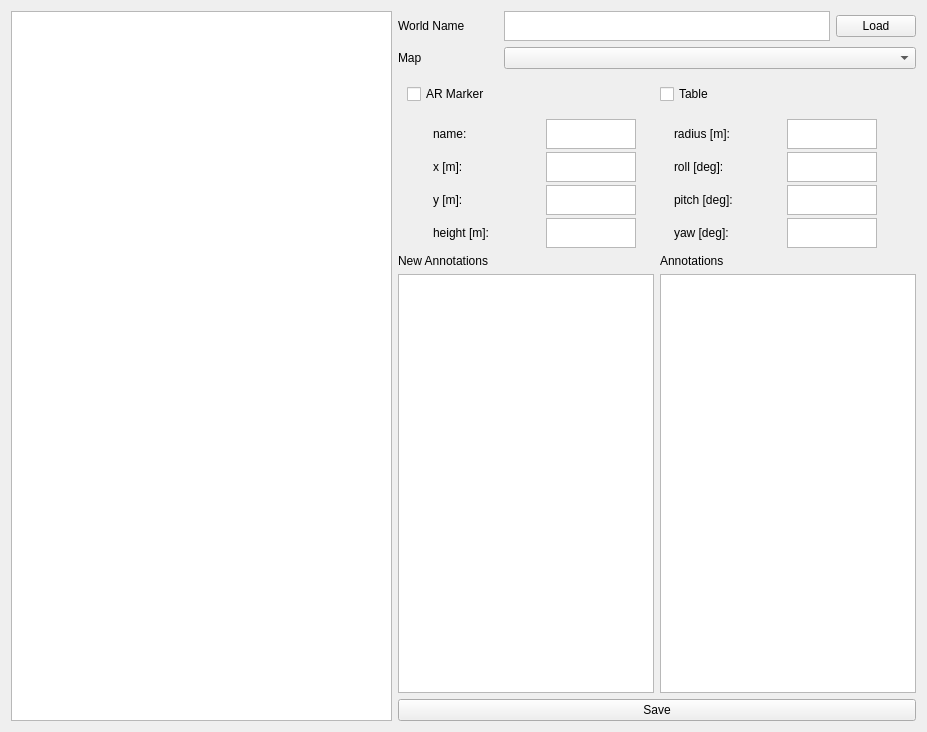
<?xml version="1.0" encoding="UTF-8"?>
<ui version="4.0">
 <class>MapAnnotationWidget</class>
 <widget class="QWidget" name="MapAnnotationWidget">
  <property name="geometry">
   <rect>
    <x>0</x>
    <y>0</y>
    <width>927</width>
    <height>732</height>
   </rect>
  </property>
  <property name="windowTitle">
   <string>Map Annotation</string>
  </property>
  <layout class="QHBoxLayout" name="horizontalLayout_2">
   <item>
    <layout class="QVBoxLayout" name="map_view_layout">
     <item>
      <widget class="QMapView" name="map_view"/>
     </item>
    </layout>
   </item>
   <item>
    <layout class="QVBoxLayout" name="editor_layout">
     <property name="margin">
      <number>0</number>
     </property>
     <item>
      <layout class="QGridLayout" name="world_loader_grid_layout">
       <item row="0" column="0">
        <widget class="QLabel" name="world_name_label">
         <property name="sizePolicy">
          <sizepolicy hsizetype="Minimum" vsizetype="Preferred">
           <horstretch>0</horstretch>
           <verstretch>0</verstretch>
          </sizepolicy>
         </property>
         <property name="minimumSize">
          <size>
           <width>100</width>
           <height>0</height>
          </size>
         </property>
         <property name="text">
          <string>World Name </string>
         </property>
         <property name="alignment">
          <set>Qt::AlignLeading|Qt::AlignLeft|Qt::AlignVCenter</set>
         </property>
        </widget>
       </item>
       <item row="0" column="1">
        <widget class="QTextEdit" name="world_name_text">
         <property name="sizePolicy">
          <sizepolicy hsizetype="Expanding" vsizetype="Preferred">
           <horstretch>0</horstretch>
           <verstretch>0</verstretch>
          </sizepolicy>
         </property>
         <property name="maximumSize">
          <size>
           <width>500000</width>
           <height>30</height>
          </size>
         </property>
        </widget>
       </item>
       <item row="0" column="2">
        <widget class="QPushButton" name="load_world_btn">
         <property name="text">
          <string>Load</string>
         </property>
        </widget>
       </item>
      </layout>
     </item>
     <item>
      <layout class="QHBoxLayout" name="map_select_layout">
       <item>
        <widget class="QLabel" name="map_name_label">
         <property name="sizePolicy">
          <sizepolicy hsizetype="Minimum" vsizetype="Preferred">
           <horstretch>0</horstretch>
           <verstretch>0</verstretch>
          </sizepolicy>
         </property>
         <property name="minimumSize">
          <size>
           <width>100</width>
           <height>0</height>
          </size>
         </property>
         <property name="text">
          <string>Map</string>
         </property>
         <property name="alignment">
          <set>Qt::AlignLeading|Qt::AlignLeft|Qt::AlignVCenter</set>
         </property>
        </widget>
       </item>
       <item>
        <widget class="QComboBox" name="map_select_combobox">
         <property name="sizePolicy">
          <sizepolicy hsizetype="Expanding" vsizetype="Fixed">
           <horstretch>0</horstretch>
           <verstretch>0</verstretch>
          </sizepolicy>
         </property>
        </widget>
       </item>
      </layout>
     </item>
     <item>
      <layout class="QGridLayout" name="annotation_select_layout">
       <property name="margin">
        <number>9</number>
       </property>
       <item row="0" column="0">
        <widget class="QCheckBox" name="ar_marker_cbox">
         <property name="text">
          <string>AR Marker</string>
         </property>
        </widget>
       </item>
       <item row="0" column="1">
        <widget class="QCheckBox" name="table_cbox">
         <property name="text">
          <string>Table</string>
         </property>
        </widget>
       </item>
      </layout>
     </item>
     <item>
      <layout class="QGridLayout" name="data_editor_layout">
       <property name="margin">
        <number>0</number>
       </property>
       <property name="spacing">
        <number>3</number>
       </property>
       <item row="0" column="2">
        <widget class="QLabel" name="radius_label">
         <property name="maximumSize">
          <size>
           <width>75</width>
           <height>25</height>
          </size>
         </property>
         <property name="text">
          <string>radius [m]:</string>
         </property>
        </widget>
       </item>
       <item row="3" column="0">
        <widget class="QLabel" name="height_label">
         <property name="maximumSize">
          <size>
           <width>75</width>
           <height>25</height>
          </size>
         </property>
         <property name="text">
          <string>height [m]:</string>
         </property>
        </widget>
       </item>
       <item row="3" column="1">
        <widget class="QTextEdit" name="height_txt">
         <property name="minimumSize">
          <size>
           <width>90</width>
           <height>0</height>
          </size>
         </property>
         <property name="maximumSize">
          <size>
           <width>90</width>
           <height>30</height>
          </size>
         </property>
        </widget>
       </item>
       <item row="0" column="0">
        <widget class="QLabel" name="name_label">
         <property name="maximumSize">
          <size>
           <width>75</width>
           <height>25</height>
          </size>
         </property>
         <property name="text">
          <string>name:</string>
         </property>
        </widget>
       </item>
       <item row="1" column="1">
        <widget class="QTextEdit" name="x_txt">
         <property name="minimumSize">
          <size>
           <width>90</width>
           <height>0</height>
          </size>
         </property>
         <property name="maximumSize">
          <size>
           <width>90</width>
           <height>30</height>
          </size>
         </property>
        </widget>
       </item>
       <item row="2" column="1">
        <widget class="QTextEdit" name="y_txt">
         <property name="minimumSize">
          <size>
           <width>90</width>
           <height>0</height>
          </size>
         </property>
         <property name="maximumSize">
          <size>
           <width>90</width>
           <height>30</height>
          </size>
         </property>
        </widget>
       </item>
       <item row="1" column="0">
        <widget class="QLabel" name="x_label">
         <property name="maximumSize">
          <size>
           <width>75</width>
           <height>25</height>
          </size>
         </property>
         <property name="text">
          <string>x [m]:</string>
         </property>
        </widget>
       </item>
       <item row="0" column="1">
        <widget class="QTextEdit" name="name_txt">
         <property name="minimumSize">
          <size>
           <width>90</width>
           <height>0</height>
          </size>
         </property>
         <property name="maximumSize">
          <size>
           <width>90</width>
           <height>30</height>
          </size>
         </property>
        </widget>
       </item>
       <item row="2" column="0">
        <widget class="QLabel" name="y_label">
         <property name="maximumSize">
          <size>
           <width>75</width>
           <height>25</height>
          </size>
         </property>
         <property name="text">
          <string>y [m]:</string>
         </property>
        </widget>
       </item>
       <item row="0" column="3">
        <widget class="QTextEdit" name="radius_txt">
         <property name="minimumSize">
          <size>
           <width>90</width>
           <height>0</height>
          </size>
         </property>
         <property name="maximumSize">
          <size>
           <width>90</width>
           <height>30</height>
          </size>
         </property>
        </widget>
       </item>
       <item row="1" column="2">
        <widget class="QLabel" name="roll_label">
         <property name="maximumSize">
          <size>
           <width>75</width>
           <height>25</height>
          </size>
         </property>
         <property name="text">
          <string>roll [deg]:</string>
         </property>
        </widget>
       </item>
       <item row="2" column="2">
        <widget class="QLabel" name="pitch_label">
         <property name="maximumSize">
          <size>
           <width>75</width>
           <height>25</height>
          </size>
         </property>
         <property name="text">
          <string>pitch [deg]:</string>
         </property>
        </widget>
       </item>
       <item row="1" column="3">
        <widget class="QTextEdit" name="roll_txt">
         <property name="minimumSize">
          <size>
           <width>90</width>
           <height>0</height>
          </size>
         </property>
         <property name="maximumSize">
          <size>
           <width>90</width>
           <height>30</height>
          </size>
         </property>
        </widget>
       </item>
       <item row="3" column="2">
        <widget class="QLabel" name="yaw_label">
         <property name="maximumSize">
          <size>
           <width>75</width>
           <height>25</height>
          </size>
         </property>
         <property name="text">
          <string>yaw [deg]:</string>
         </property>
        </widget>
       </item>
       <item row="3" column="3">
        <widget class="QTextEdit" name="yaw_txt">
         <property name="minimumSize">
          <size>
           <width>90</width>
           <height>0</height>
          </size>
         </property>
         <property name="maximumSize">
          <size>
           <width>90</width>
           <height>30</height>
          </size>
         </property>
        </widget>
       </item>
       <item row="2" column="3">
        <widget class="QTextEdit" name="pitch_txt">
         <property name="minimumSize">
          <size>
           <width>90</width>
           <height>0</height>
          </size>
         </property>
         <property name="maximumSize">
          <size>
           <width>90</width>
           <height>30</height>
          </size>
         </property>
        </widget>
       </item>
      </layout>
     </item>
     <item>
      <layout class="QGridLayout" name="list_view_layout">
       <item row="1" column="0">
        <widget class="QListView" name="new_annotation_list_view">
         <property name="minimumSize">
          <size>
           <width>200</width>
           <height>0</height>
          </size>
         </property>
         <property name="maximumSize">
          <size>
           <width>16777215</width>
           <height>16777215</height>
          </size>
         </property>
        </widget>
       </item>
       <item row="1" column="1">
        <widget class="QListView" name="final_annotation_list_view">
         <property name="minimumSize">
          <size>
           <width>200</width>
           <height>0</height>
          </size>
         </property>
        </widget>
       </item>
       <item row="0" column="0">
        <widget class="QLabel" name="label">
         <property name="text">
          <string>New Annotations</string>
         </property>
        </widget>
       </item>
       <item row="0" column="1">
        <widget class="QLabel" name="label_2">
         <property name="text">
          <string>Annotations </string>
         </property>
        </widget>
       </item>
      </layout>
     </item>
     <item>
      <widget class="QPushButton" name="save_annotation_btn">
       <property name="text">
        <string>Save</string>
       </property>
      </widget>
     </item>
    </layout>
   </item>
  </layout>
 </widget>
 <customwidgets>
  <customwidget>
   <class>QMapView</class>
   <extends>QGraphicsView</extends>
   <header>rocon_qt_library.views</header>
  </customwidget>
 </customwidgets>
 <resources/>
 <connections/>
</ui>
